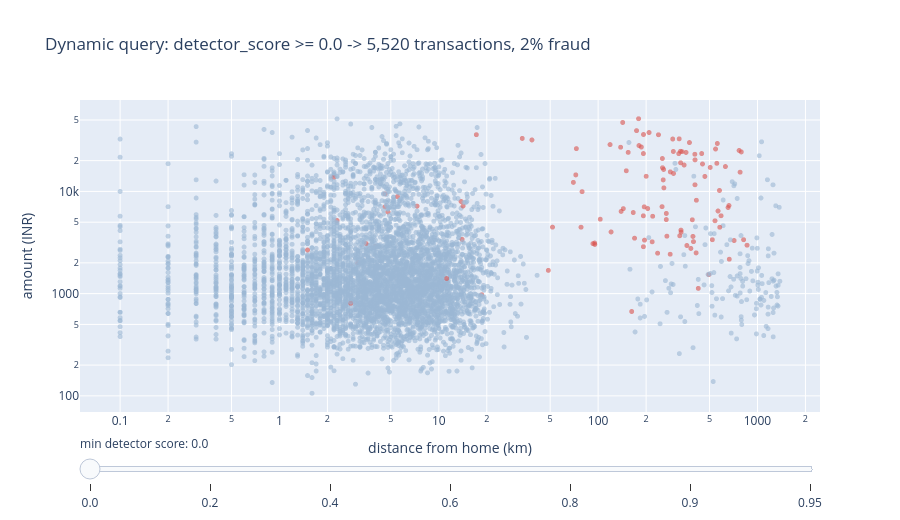

Notebook code for this chart:
### Markdown cell above
## 6. Filtering and Dynamic Queries  *(Slides 14–15)*

**What:** **Filtering** removes items (rows) or attributes (columns) outside a condition; what remains keeps full detail.
**Dynamic queries** (FilmFinder, Ahlberg & Shneiderman 1994) tightly couple widgets and display: the view updates
*immediately* as a slider moves — ideal for browsing an unfamiliar dataset without knowing what range to type.

**Why:** Below, an interactive **dynamic-query slider** on the detector score. Drag it: the scatter, the item count and the
fraud share in the title update instantly — a direct-manipulation replacement for re-typing SQL queries.

### Code cell
thresholds = [0.0, 0.2, 0.4, 0.6, 0.8, 0.9, 0.95]
fig = go.Figure()
for i, th in enumerate(thresholds):
    s = tx[tx.detector_score >= th]
    fig.add_trace(go.Scattergl(x=s.distance_from_home_km, y=s.amount_inr, mode="markers", visible=(i == 0),
                               marker=dict(size=5, color=np.where(s.is_fraud == 1, "#D9534F", "#9bb7d4"), opacity=0.6),
                               text=s.txn_id + " | " + s.city + " | " + s.merchant_category, hoverinfo="text", name=f">= {th}"))
steps = []
for i, th in enumerate(thresholds):
    s = tx[tx.detector_score >= th]
    steps.append(dict(method="update", label=f"{th}",
                      args=[{"visible": [j == i for j in range(len(thresholds))]},
                            {"title": f"Dynamic query: detector_score >= {th} -> {len(s):,} transactions, {s.is_fraud.mean():.0%} fraud"}]))
fig.update_layout(sliders=[dict(active=0, steps=steps, currentvalue={"prefix": "min detector score: "})],
                  title=f"Dynamic query: detector_score >= 0.0 -> {len(tx):,} transactions, {tx.is_fraud.mean():.0%} fraud",
                  xaxis=dict(type="log", title="distance from home (km)"), yaxis=dict(type="log", title="amount (INR)"),
                  height=520, showlegend=False)
fig.show()

### Figure 1 — Plotly figure (JSON) as saved in the notebook; plotly's stock layout.template omitted (floating-point values rounded to 4 significant figures; data arrays with more than 128 entries replaced by an {"elided": "..."} marker saying what was removed)
{"data": [{"hoverinfo": "text", "marker": {"color": {"elided": "5520 str values"}, "opacity": 0.6, "size": 5}, "mode": "markers", "name": ">= 0.0", "text": {"elided": "5520 str values"}, "visible": true, "x": {"elided": "5520 float values"}, "y": {"elided": "5520 float values"}, "type": "scattergl"}, {"hoverinfo": "text", "marker": {"color": {"elided": "596 str values"}, "opacity": 0.6, "size": 5}, "mode": "markers", "name": ">= 0.2", "text": {"elided": "596 str values"}, "visible": false, "x": {"elided": "596 float values"}, "y": {"elided": "596 float values"}, "type": "scattergl"}, {"hoverinfo": "text", "marker": {"color": {"elided": "319 str values"}, "opacity": 0.6, "size": 5}, "mode": "markers", "name": ">= 0.4", "text": {"elided": "319 str values"}, "visible": false, "x": {"elided": "319 float values"}, "y": {"elided": "319 float values"}, "type": "scattergl"}, {"hoverinfo": "text", "marker": {"color": {"elided": "215 str values"}, "opacity": 0.6, "size": 5}, "mode": "markers", "name": ">= 0.6", "text": {"elided": "215 str values"}, "visible": false, "x": {"elided": "215 float values"}, "y": {"elided": "215 float values"}, "type": "scattergl"}, {"hoverinfo": "text", "marker": {"color": {"elided": "144 str values"}, "opacity": 0.6, "size": 5}, "mode": "markers", "name": ">= 0.8", "text": {"elided": "144 str values"}, "visible": false, "x": {"elided": "144 float values"}, "y": {"elided": "144 float values"}, "type": "scattergl"}, {"hoverinfo": "text", "marker": {"color": ["#9bb7d4", "#D9534F", "#9bb7d4", "#D9534F", "#9bb7d4", "#D9534F", "#D9534F", "#9bb7d4", "#D9534F", "#9bb7d4", "#D9534F", "#9bb7d4", "#D9534F", "#9bb7d4", "#9bb7d4", "#D9534F", "#9bb7d4", "#D9534F", "#D9534F", "#D9534F", "#9bb7d4", "#9bb7d4", "#D9534F", "#D9534F", "#9bb7d4", "#9bb7d4", "#9bb7d4", "#D9534F", "#9bb7d4", "#9bb7d4", "#9bb7d4", "#D9534F", "#D9534F", "#D9534F", "#D9534F", "#D9534F", "#9bb7d4", "#D9534F", "#D9534F", "#9bb7d4", "#9bb7d4", "#9bb7d4", "#9bb7d4", "#9bb7d4", "#D9534F", "#D9534F", "#D9534F", "#D9534F", "#D9534F", "#D9534F", "#D9534F", "#9bb7d4", "#9bb7d4", "#D9534F", "#D9534F", "#D9534F", "#D9534F", "#D9534F", "#D9534F", "#D9534F", "#D9534F", "#D9534F", "#D9534F", "#9bb7d4", "#D9534F", "#D9534F", "#D9534F", "#D9534F", "#D9534F", "#D9534F", "#D9534F", "#D9534F", "#D9534F", "#D9534F", "#D9534F", "#9bb7d4", "#9bb7d4", "#9bb7d4", "#9bb7d4", "#D9534F", "#D9534F", "#D9534F", "#D9534F", "#9bb7d4", "#D9534F", "#D9534F", "#D9534F", "#D9534F", "#D9534F", "#D9534F", "#D9534F", "#D9534F", "#9bb7d4", "#D9534F", "#D9534F", "#9bb7d4", "#D9534F", "#D9534F", "#9bb7d4", "#D9534F"], "opacity": 0.6, "size": 5}, "mode": "markers", "name": ">= 0.9", "text": ["T00003 | Delhi | Electronics", "T00139 | Hyderabad | Gift Cards", "T00160 | Bengaluru | Restaurants", "T00167 | Bengaluru | Gift Cards", "T00176 | Delhi | Pharmacy", "T00327 | Bengaluru | Electronics", "T00329 | Bengaluru | Electronics", "T00398 | Hyderabad | Travel", "T00497 | Bengaluru | Gift Cards", "T00582 | Chennai | Pharmacy", "T00720 | Pune | Electronics", "T00799 | Pune | Apparel", "T00855 | Chennai | Electronics", "T00860 | Chennai | Pharmacy", "T00965 | Bengaluru | Fuel", "T01047 | Pune | Gift Cards", "T01182 | Bengaluru | Groceries", "T01219 | Delhi | Gift Cards", "T01231 | Bengaluru | Apparel", "T01435 | Delhi | Electronics", "T01496 | Pune | Electronics", "T01510 | Delhi | Restaurants", "T01622 | Mumbai | Apparel", "T01625 | Delhi | Electronics", "T01724 | Chennai | Travel", "T01746 | Bengaluru | Groceries", "T01813 | Pune | Fuel", "T01974 | Bengaluru | Gift Cards", "T02132 | Bengaluru | Groceries", "T02269 | Bengaluru | Groceries", "T02349 | Mumbai | Electronics", "T02354 | Delhi | Apparel", "T02553 | Chennai | Gift Cards", "T02554 | Bengaluru | Travel", "T02556 | Bengaluru | Gift Cards", "T02558 | Chennai | Electronics", "T02615 | Chennai | Fuel", "T02735 | Hyderabad | Gift Cards", "T02740 | Bengaluru | Gift Cards", "T02753 | Bengaluru | Apparel", "T02799 | Delhi | Electronics", "T02835 | Delhi | Restaurants", "T03002 | Bengaluru | Electronics", "T03029 | Chennai | Fuel", "T03065 | Pune | Electronics", "T03068 | Pune | Electronics", "T03069 | Pune | Gift Cards", "T03075 | Pune | Gift Cards", "T03081 | Pune | Electronics", "T03095 | Pune | Gift Cards", "T03099 | Pune | Gift Cards", "T03121 | Bengaluru | Pharmacy", "T03198 | Bengaluru | Restaurants", "T03253 | Pune | Electronics", "T03256 | Pune | Electronics", "T03257 | Pune | Gift Cards", "T03261 | Pune | Electronics", "T03268 | Pune | Electronics", "T03270 | Pune | Gift Cards", "T03272 | Pune | Electronics", "T03273 | Pune | Electronics", "T03286 | Pune | Electronics", "T03336 | Pune | Travel", "T03397 | Chennai | Electronics", "T03440 | Pune | Electronics", "T03441 | Pune | Gift Cards", "T03444 | Pune | Electronics", "T03445 | Delhi | Travel", "T03449 | Pune | Gift Cards", "T03450 | Pune | Electronics", "T03451 | Pune | Gift Cards", "T03452 | Pune | Apparel", "T03488 | Bengaluru | Electronics", "T03584 | Pune | Gift Cards", "T03634 | Bengaluru | Travel", "T03783 | Mumbai | Travel", "T03833 | Chennai | Electronics", "T03898 | Bengaluru | Groceries", "T03924 | Chennai | Electronics", "T04061 | Mumbai | Electronics", "T04214 | Chennai | Gift Cards", "T04218 | Bengaluru | Electronics", "T04221 | Bengaluru | Electronics", "T04379 | Bengaluru | Travel", "T04394 | Bengaluru | Electronics", "T04396 | Hyderabad | Travel", "T04397 | Mumbai | Travel", "T04398 | Pune | Gift Cards", "T04497 | Chennai | Gift Cards", "T04571 | Hyderabad | Electronics", "T04592 | Mumbai | Gift Cards", "T04606 | Pune | Gift Cards", "T04702 | Chennai | Fuel", "T04788 | Delhi | Electronics", "T04789 | Bengaluru | Electronics", "T04834 | Bengaluru | Groceries", "T04976 | Chennai | Electronics", "T04989 | Delhi | Apparel", "T05089 | Hyderabad | Groceries", "T05339 | Delhi | Electronics"], "visible": false, "x": [1026.0, 818.4, 1262.0, 713.2, 1165.0, 186.8, 413.5, 303.5, 579.7, 785.9, 654.1, 586.4, 258.5, 708.7, 642.4, 325.0, 1036.0, 541.3, 577.3, 257.6, 1302.0, 1167.0, 297.1, 17.2, 1061.0, 593.8, 991.3, 51.7, 779.1, 1170.0, 745.7, 662.0, 92.8, 192.6, 103.1, 356.0, 777.8, 267.8, 396.5, 884.1, 927.5, 872.5, 710.8, 894.6, 505.1, 253.6, 192.2, 381.9, 320.5, 393.5, 195.4, 1324.0, 1097.0, 322.6, 346.4, 389.9, 208.7, 778.0, 331.8, 138.4, 253.0, 467.5, 545.6, 1052.0, 38.4, 565.6, 296.4, 174.2, 218.4, 239.1, 665.3, 194.6, 555.7, 267.7, 791.8, 398.4, 1235.0, 796.9, 1370.0, 404.4, 169.3, 590.7, 283.8, 1251.0, 451.7, 200.2, 142.6, 204.7, 236.2, 336.2, 192.3, 143.9, 1014.0, 766.9, 446.5, 1178.0, 180.5, 219.9, 1257.0, 328.7], "y": [22340.0, 3369.0, 723.0, 3309.0, 630.0, 27170.0, 8198.0, 18820.0, 4462.0, 1408.0, 6960.0, 2547.0, 10830.0, 1383.0, 3013.0, 3682.0, 887.0, 5160.0, 10220.0, 16400.0, 7234.0, 738.0, 14980.0, 35900.0, 30580.0, 2064.0, 3512.0, 4474.0, 1016.0, 2747.0, 8533.0, 7277.0, 3087.0, 36030.0, 5347.0, 24060.0, 2454.0, 6090.0, 3227.0, 2102.0, 2785.0, 1970.0, 11350.0, 1060.0, 17180.0, 17050.0, 5772.0, 2771.0, 23420.0, 3630.0, 3339.0, 1028.0, 858.0, 32690.0, 18120.0, 5278.0, 37680.0, 15420.0, 3996.0, 27060.0, 20980.0, 14010.0, 26010.0, 8620.0, 31880.0, 6432.0, 24600.0, 39340.0, 3214.0, 35840.0, 2172.0, 7066.0, 18840.0, 5302.0, 24350.0, 14080.0, 3795.0, 499.0, 6990.0, 23100.0, 3488.0, 5780.0, 15530.0, 11600.0, 18560.0, 14060.0, 47260.0, 6795.0, 2487.0, 24490.0, 2877.0, 6783.0, 1790.0, 25150.0, 23470.0, 1281.0, 28090.0, 5717.0, 1326.0, 24690.0], "type": "scattergl"}, {"hoverinfo": "text", "marker": {"color": ["#9bb7d4", "#D9534F", "#D9534F", "#D9534F", "#9bb7d4", "#D9534F", "#D9534F", "#D9534F", "#D9534F", "#D9534F", "#D9534F", "#D9534F", "#9bb7d4", "#9bb7d4", "#9bb7d4", "#9bb7d4", "#D9534F", "#D9534F", "#9bb7d4", "#D9534F", "#9bb7d4", "#9bb7d4", "#D9534F", "#D9534F", "#D9534F", "#D9534F", "#D9534F", "#D9534F", "#D9534F", "#D9534F", "#D9534F", "#D9534F", "#D9534F", "#D9534F", "#D9534F", "#D9534F", "#9bb7d4", "#D9534F", "#D9534F", "#D9534F", "#D9534F", "#D9534F", "#D9534F", "#D9534F", "#D9534F", "#9bb7d4", "#9bb7d4", "#9bb7d4", "#D9534F", "#D9534F", "#9bb7d4", "#D9534F", "#D9534F", "#D9534F", "#D9534F", "#D9534F", "#D9534F", "#D9534F", "#9bb7d4", "#D9534F"], "opacity": 0.6, "size": 5}, "mode": "markers", "name": ">= 0.95", "text": ["T00003 | Delhi | Electronics", "T00167 | Bengaluru | Gift Cards", "T00327 | Bengaluru | Electronics", "T00329 | Bengaluru | Electronics", "T00398 | Hyderabad | Travel", "T00497 | Bengaluru | Gift Cards", "T00720 | Pune | Electronics", "T00855 | Chennai | Electronics", "T01047 | Pune | Gift Cards", "T01219 | Delhi | Gift Cards", "T01231 | Bengaluru | Apparel", "T01435 | Delhi | Electronics", "T01496 | Pune | Electronics", "T01724 | Chennai | Travel", "T01813 | Pune | Fuel", "T02349 | Mumbai | Electronics", "T02354 | Delhi | Apparel", "T02558 | Chennai | Electronics", "T02615 | Chennai | Fuel", "T02735 | Hyderabad | Gift Cards", "T02799 | Delhi | Electronics", "T03002 | Bengaluru | Electronics", "T03065 | Pune | Electronics", "T03068 | Pune | Electronics", "T03069 | Pune | Gift Cards", "T03075 | Pune | Gift Cards", "T03081 | Pune | Electronics", "T03095 | Pune | Gift Cards", "T03253 | Pune | Electronics", "T03256 | Pune | Electronics", "T03257 | Pune | Gift Cards", "T03261 | Pune | Electronics", "T03268 | Pune | Electronics", "T03270 | Pune | Gift Cards", "T03272 | Pune | Electronics", "T03286 | Pune | Electronics", "T03397 | Chennai | Electronics", "T03440 | Pune | Electronics", "T03441 | Pune | Gift Cards", "T03444 | Pune | Electronics", "T03445 | Delhi | Travel", "T03450 | Pune | Electronics", "T03451 | Pune | Gift Cards", "T03584 | Pune | Gift Cards", "T03634 | Bengaluru | Travel", "T03783 | Mumbai | Travel", "T03833 | Chennai | Electronics", "T03924 | Chennai | Electronics", "T04218 | Bengaluru | Electronics", "T04221 | Bengaluru | Electronics", "T04379 | Bengaluru | Travel", "T04394 | Bengaluru | Electronics", "T04398 | Pune | Gift Cards", "T04571 | Hyderabad | Electronics", "T04592 | Mumbai | Gift Cards", "T04788 | Delhi | Electronics", "T04789 | Bengaluru | Electronics", "T04976 | Chennai | Electronics", "T05089 | Hyderabad | Groceries", "T05339 | Delhi | Electronics"], "visible": false, "x": [1026.0, 713.2, 186.8, 413.5, 303.5, 579.7, 654.1, 258.5, 325.0, 541.3, 577.3, 257.6, 1302.0, 1061.0, 991.3, 745.7, 662.0, 356.0, 777.8, 267.8, 927.5, 710.8, 505.1, 253.6, 192.2, 381.9, 320.5, 393.5, 322.6, 346.4, 389.9, 208.7, 778.0, 331.8, 138.4, 467.5, 1052.0, 38.4, 565.6, 296.4, 174.2, 239.1, 665.3, 267.7, 791.8, 398.4, 1235.0, 1370.0, 590.7, 283.8, 1251.0, 451.7, 204.7, 336.2, 192.3, 766.9, 446.5, 180.5, 1257.0, 328.7], "y": [22340.0, 3309.0, 27170.0, 8198.0, 18820.0, 4462.0, 6960.0, 10830.0, 3682.0, 5160.0, 10220.0, 16400.0, 7234.0, 30580.0, 3512.0, 8533.0, 7277.0, 24060.0, 2454.0, 6090.0, 2785.0, 11350.0, 17180.0, 17050.0, 5772.0, 2771.0, 23420.0, 3630.0, 32690.0, 18120.0, 5278.0, 37680.0, 15420.0, 3996.0, 27060.0, 14010.0, 8620.0, 31880.0, 6432.0, 24600.0, 39340.0, 35840.0, 2172.0, 5302.0, 24350.0, 14080.0, 3795.0, 6990.0, 5780.0, 15530.0, 11600.0, 18560.0, 6795.0, 24490.0, 2877.0, 25150.0, 23470.0, 28090.0, 1326.0, 24690.0], "type": "scattergl"}], "layout": {"xaxis": {"type": "log", "title": {"text": "distance from home (km)"}}, "yaxis": {"type": "log", "title": {"text": "amount (INR)"}}, "sliders": [{"active": 0, "currentvalue": {"prefix": "min detector score: "}, "steps": [{"args": [{"visible": [true, false, false, false, false, false, false]}, {"title": "Dynamic query: detector_score >= 0.0 -> 5,520 transactions, 2% fraud"}], "label": "0.0", "method": "update"}, {"args": [{"visible": [false, true, false, false, false, false, false]}, {"title": "Dynamic query: detector_score >= 0.2 -> 596 transactions, 18% fraud"}], "label": "0.2", "method": "update"}, {"args": [{"visible": [false, false, true, false, false, false, false]}, {"title": "Dynamic query: detector_score >= 0.4 -> 319 transactions, 33% fraud"}], "label": "0.4", "method": "update"}, {"args": [{"visible": [false, false, false, true, false, false, false]}, {"title": "Dynamic query: detector_score >= 0.6 -> 215 transactions, 45% fraud"}], "label": "0.6", "method": "update"}, {"args": [{"visible": [false, false, false, false, true, false, false]}, {"title": "Dynamic query: detector_score >= 0.8 -> 144 transactions, 58% fraud"}], "label": "0.8", "method": "update"}, {"args": [{"visible": [false, false, false, false, false, true, false]}, {"title": "Dynamic query: detector_score >= 0.9 -> 100 transactions, 66% fraud"}], "label": "0.9", "method": "update"}, {"args": [{"visible": [false, false, false, false, false, false, true]}, {"title": "Dynamic query: detector_score >= 0.95 -> 60 transactions, 75% fraud"}], "label": "0.95", "method": "update"}]}], "title": {"text": "Dynamic query: detector_score >= 0.0 -> 5,520 transactions, 2% fraud"}, "height": 520, "showlegend": false}}
